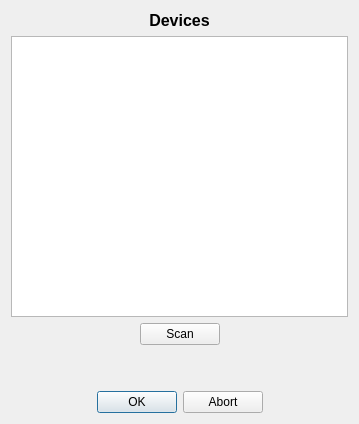
<?xml version="1.0" encoding="UTF-8"?>
<ui version="4.0">
 <class>Widget</class>
 <widget class="QWidget" name="Widget">
  <property name="geometry">
   <rect>
    <x>0</x>
    <y>0</y>
    <width>359</width>
    <height>424</height>
   </rect>
  </property>
  <property name="sizePolicy">
   <sizepolicy hsizetype="Preferred" vsizetype="Preferred">
    <horstretch>0</horstretch>
    <verstretch>0</verstretch>
   </sizepolicy>
  </property>
  <property name="windowTitle">
   <string>Widget</string>
  </property>
  <layout class="QVBoxLayout" name="verticalLayout">
   <item>
    <widget class="QLabel" name="label">
     <property name="font">
      <font>
       <family>Arial</family>
       <pointsize>12</pointsize>
       <weight>75</weight>
       <bold>true</bold>
      </font>
     </property>
     <property name="text">
      <string>Devices</string>
     </property>
     <property name="alignment">
      <set>Qt::AlignCenter</set>
     </property>
    </widget>
   </item>
   <item>
    <widget class="QListWidget" name="deviceList">
     <property name="sizePolicy">
      <sizepolicy hsizetype="Expanding" vsizetype="MinimumExpanding">
       <horstretch>0</horstretch>
       <verstretch>0</verstretch>
      </sizepolicy>
     </property>
    </widget>
   </item>
   <item>
    <layout class="QHBoxLayout" name="horizontalLayout">
     <item>
      <spacer name="horizontalSpacer">
       <property name="orientation">
        <enum>Qt::Horizontal</enum>
       </property>
       <property name="sizeHint" stdset="0">
        <size>
         <width>40</width>
         <height>20</height>
        </size>
       </property>
      </spacer>
     </item>
     <item>
      <widget class="QPushButton" name="bScan">
       <property name="text">
        <string>Scan</string>
       </property>
      </widget>
     </item>
     <item>
      <spacer name="horizontalSpacer_2">
       <property name="orientation">
        <enum>Qt::Horizontal</enum>
       </property>
       <property name="sizeHint" stdset="0">
        <size>
         <width>40</width>
         <height>20</height>
        </size>
       </property>
      </spacer>
     </item>
    </layout>
   </item>
   <item>
    <spacer name="verticalSpacer">
     <property name="orientation">
      <enum>Qt::Vertical</enum>
     </property>
     <property name="sizeType">
      <enum>QSizePolicy::Fixed</enum>
     </property>
     <property name="sizeHint" stdset="0">
      <size>
       <width>20</width>
       <height>40</height>
      </size>
     </property>
    </spacer>
   </item>
   <item>
    <widget class="QDialogButtonBox" name="buttonBox">
     <property name="standardButtons">
      <set>QDialogButtonBox::Abort|QDialogButtonBox::Ok</set>
     </property>
     <property name="centerButtons">
      <bool>true</bool>
     </property>
    </widget>
   </item>
  </layout>
 </widget>
 <layoutdefault spacing="6" margin="11"/>
 <resources/>
 <connections>
  <connection>
   <sender>buttonBox</sender>
   <signal>accepted()</signal>
   <receiver>Widget</receiver>
   <slot>close()</slot>
   <hints>
    <hint type="sourcelabel">
     <x>305</x>
     <y>565</y>
    </hint>
    <hint type="destinationlabel">
     <x>199</x>
     <y>296</y>
    </hint>
   </hints>
  </connection>
  <connection>
   <sender>buttonBox</sender>
   <signal>rejected()</signal>
   <receiver>Widget</receiver>
   <slot>close()</slot>
   <hints>
    <hint type="sourcelabel">
     <x>305</x>
     <y>565</y>
    </hint>
    <hint type="destinationlabel">
     <x>199</x>
     <y>296</y>
    </hint>
   </hints>
  </connection>
 </connections>
</ui>
